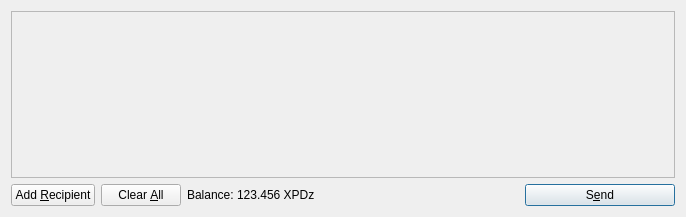
<?xml version="1.0" encoding="UTF-8"?>
<ui version="4.0">
 <class>SendCoinsDialog</class>
 <widget class="QDialog" name="SendCoinsDialog">
  <property name="geometry">
   <rect>
    <x>0</x>
    <y>0</y>
    <width>686</width>
    <height>217</height>
   </rect>
  </property>
  <property name="windowTitle">
   <string>Send Coins</string>
  </property>
  <layout class="QVBoxLayout" name="verticalLayout">
   <item>
    <widget class="QScrollArea" name="scrollArea">
     <property name="widgetResizable">
      <bool>true</bool>
     </property>
     <widget class="QWidget" name="scrollAreaWidgetContents">
      <property name="geometry">
       <rect>
        <x>0</x>
        <y>0</y>
        <width>666</width>
        <height>165</height>
       </rect>
      </property>
      <layout class="QVBoxLayout" name="verticalLayout_2">
       <property name="margin">
        <number>0</number>
       </property>
       <item>
        <layout class="QVBoxLayout" name="entries">
         <property name="spacing">
          <number>6</number>
         </property>
        </layout>
       </item>
       <item>
        <spacer name="verticalSpacer">
         <property name="orientation">
          <enum>Qt::Vertical</enum>
         </property>
         <property name="sizeHint" stdset="0">
          <size>
           <width>20</width>
           <height>40</height>
          </size>
         </property>
        </spacer>
       </item>
      </layout>
     </widget>
    </widget>
   </item>
   <item>
    <layout class="QHBoxLayout" name="horizontalLayout">
     <item>
      <widget class="QPushButton" name="addButton">
       <property name="toolTip">
        <string>Send to multiple recipients at once</string>
       </property>
       <property name="text">
        <string>Add &amp;Recipient</string>
       </property>
       <property name="icon">
        <iconset resource="../bitcoin.qrc">
         <normaloff>:/icons/add</normaloff>:/icons/add</iconset>
       </property>
       <property name="autoDefault">
        <bool>false</bool>
       </property>
      </widget>
     </item>
     <item>
      <widget class="QPushButton" name="clearButton">
       <property name="sizePolicy">
        <sizepolicy hsizetype="Minimum" vsizetype="Fixed">
         <horstretch>0</horstretch>
         <verstretch>0</verstretch>
        </sizepolicy>
       </property>
       <property name="toolTip">
        <string>Remove all transaction fields</string>
       </property>
       <property name="text">
        <string>Clear &amp;All</string>
       </property>
       <property name="icon">
        <iconset resource="../bitcoin.qrc">
         <normaloff>:/icons/remove</normaloff>:/icons/remove</iconset>
       </property>
       <property name="autoRepeatDelay">
        <number>300</number>
       </property>
       <property name="autoDefault">
        <bool>false</bool>
       </property>
      </widget>
     </item>
     <item>
      <layout class="QHBoxLayout" name="horizontalLayout_2">
       <property name="spacing">
        <number>3</number>
       </property>
       <item>
        <widget class="QLabel" name="label">
         <property name="text">
          <string>Balance:</string>
         </property>
        </widget>
       </item>
       <item>
        <widget class="QLabel" name="labelBalance">
         <property name="cursor">
          <cursorShape>IBeamCursor</cursorShape>
         </property>
         <property name="text">
          <string>123.456 XPDz</string>
         </property>
         <property name="textInteractionFlags">
          <set>Qt::LinksAccessibleByMouse|Qt::TextSelectableByKeyboard|Qt::TextSelectableByMouse</set>
         </property>
        </widget>
       </item>
      </layout>
     </item>
     <item>
      <spacer name="horizontalSpacer">
       <property name="orientation">
        <enum>Qt::Horizontal</enum>
       </property>
       <property name="sizeHint" stdset="0">
        <size>
         <width>40</width>
         <height>20</height>
        </size>
       </property>
      </spacer>
     </item>
     <item>
      <widget class="QPushButton" name="sendButton">
       <property name="minimumSize">
        <size>
         <width>150</width>
         <height>0</height>
        </size>
       </property>
       <property name="toolTip">
        <string>Confirm the send action</string>
       </property>
       <property name="text">
        <string>S&amp;end</string>
       </property>
       <property name="icon">
        <iconset resource="../bitcoin.qrc">
         <normaloff>:/icons/send</normaloff>:/icons/send</iconset>
       </property>
       <property name="default">
        <bool>true</bool>
       </property>
      </widget>
     </item>
    </layout>
   </item>
  </layout>
 </widget>
 <resources>
  <include location="../bitcoin.qrc"/>
 </resources>
 <connections/>
</ui>
